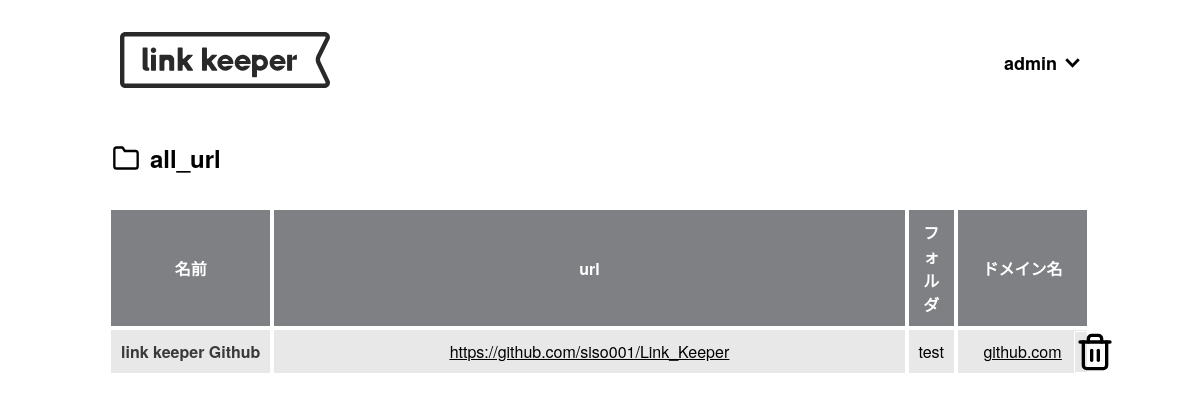
Page /userpage/allurl (signed in) on the committed database.
### model.py (models this page shows, shortened)
class User(db.Model, UserMixin):
    __tablename__ = 'user'
    user_id = db.Column(db.Integer, primary_key=True, autoincrement=True)
    username = db.Column(db.String(255), nullable=False)
    email = db.Column(db.String(255), nullable=False, unique=True)
    password = db.Column(db.String(255), nullable=False)

class Url(db.Model):
    __tablename__ = 'url'
    user_id = db.Column(db.Integer, db.ForeignKey('user.user_id'), nullable=False)
    url_id = db.Column(db.Integer, primary_key=True, autoincrement=True)
    url = db.Column(db.String(2550), nullable=False)
    url_name = db.Column(db.String(255), nullable=False)
    domain = db.Column(db.String(255), nullable=False)
    folder_id = db.Column(db.Integer, db.ForeignKey('folder.folder_id', ondelete='CASCADE'), nullable=False)

class Folder(db.Model):
    __tablename__ = 'folder'
    folder_id = db.Column(db.Integer, primary_key=True, autoincrement=True)
    user_id = db.Column(db.Integer, db.ForeignKey('user.user_id'), nullable=False)
    folder_name = db.Column(db.String(255), nullable=False)
    folder_color_id = db.Column(db.Integer, db.ForeignKey('folder_color.folder_color_id'), nullable=False)
    folder_color = db.relationship('FolderColor', backref='folders')
    urls = db.relationship('Url', backref='folder', cascade="all, delete-orphan", lazy='dynamic')
    __table_args__ = (db.UniqueConstraint('user_id', 'folder_name', name='unique_folder_name_per_user'),)

### routes.py (the view, shortened to what this page needs)
@app.route('/userpage/allurl', endpoint='allurl', methods=['GET', 'POST'])
def view_all_urls():
    if request.method == 'GET':
        from model import Folder, Url
        folder_name = "all_url"
        all_urls = db.session.query(Url, Folder.folder_name).outerjoin(Folder, Url.folder_id == Folder.folder_id).filter(Url.user_id == current_user.user_id).all()
        if all_urls:
            color = "gray"
            return render_template('views_all_url.html', folder=folder, urls=all_urls, color=color, folder_name=folder_name)
        else:
            return "Folder not found", 404

### routes.py (called while the page is built)
@login_manager.user_loader
def load_user(user_id):
    from model import User
    return User.query.get(int(user_id))

### templates/views_all_url.html
{% extends "header.html" %}
{% block content %}
    <main>
        <div class="folder_urls">
            <div class="folder_title">
                <div class="before"></div>
                <h1>{{ folder_name }}</h1>
            </div>
            <table>
                <tr>
                    <th class="{{ color }}">名前</th>
                    <th class="{{ color }} url">url</th>
                    <th class="{{ color }}">フォルダ</th>
                    <th class="{{ color }}">ドメイン名</th>
                </tr>
                {% for url, folder_name in urls %}
                <tr class="urls_tr">
                    <td class="name">{{ url.url_name }}</td>
                    <td class="url"><div class="url-content"><a href="{{ url.url }}" target="_blank" rel="noopener noreferrer">{{ url.url }}</a></div></td>
                    <td class="folder"><a target="_blank" rel="noopener noreferrer">{{ folder_name or 'No Folder' }}</a></td>
                    <td class="domain"><div class="url-content"><a href="http://{{ url.domain }}" target="_blank" rel="noopener noreferrer">{{ url.domain }}</a></div></td>
                    <td class="after" data-url-id="{{ url.url_id }}"></td>
                </tr>
                {% endfor %}
            </table>
        </div>
    </main>
{% endblock %}

### templates/header.html (shortened to what this page needs)
<!DOCTYPE html>
<html lang="ja">
<head>
    <link rel="stylesheet" href="https://cdn.jsdelivr.net/npm/destyle.css@3.0.2/destyle.css">
    <link href="{{ url_for('static', filename='css/style.css') }}" rel="stylesheet" />
</head>
</html>
<body>
    <header class="header wrapper">
        <a class="logo" href="{{ url_for('index') }}">
            <img  src="{{ url_for('static', filename='img/Link-keeper.svg') }}">
        </a>
        <a class="user">
            {% if current_user.is_authenticated %}
                <h2>{{ current_user.username }}</h2>
            {% else %}
                <h2>Guest</h2>
            {% endif %}
        <img src="{{ url_for('static', filename='img/arrow.svg') }}">
        </a>
    </header>
    {% block content %}
    {% endblock %}
</body>
</html>

### static/css/style.css (style rules this page uses)
:root { --red: #BF3131; --yellow: #F6AE2D; --blue: #21BBEC; --green: #60D286; --gray: #7E8083; }
.backgroundcolor-gray { background: var(--gray); }
body { margin: 0px; padding: 0px; }
h1, h2 { font-weight: bold; }
.wrapper { margin: 32px 120px; }
input, ul, li, h2 { margin: 0; padding: 0; background: none; border: none; border-radius: 0; outline: none; -webkit-appearance: none; -moz-appearance: none; appearance: none; list-style: none; }
.logo img { height: 56px; width: auto; }
.user img { height: 10px; width: auto; margin-left: 8px; }
.user h2 { font-size: 18px; }
.user { align-items: center; display: flex; position: absolute; right: 0; text-decoration: none; color: black; transition: 0.4s; justify-content: center; align-items: center; }
.header { display: flex; align-items: center; position:relative; z-index: 10; }
.folder_urls { margin: 100px auto; width: auto; }
.folder_urls h1 { display: inline-block; font-size: 24px; width: auto; }
.folder_urls .before { width: 28px; height: 28px; background-image: url("../img/folder.svg"); background-size: contain; vertical-align: middle; margin-right: 10px; }
.folder_title { display: flex; align-items: center; margin: 8px 10px 16px 4px; }
.folder_urls { width: 82%; margin: 0 auto; }
.folder_urls table { text-align: center; border-collapse: separate; width: 100%; }
.folder_urls table th { padding: 10px; border: solid 1px #ffffff; color: #ffffff; }
.folder_urls table td { padding: 10px; border: solid 1px #ffffff; white-space: nowrap; overflow: hidden; }
.folder_urls table td:not(.after) { background: #e8e8e8; }
.url { width: 75%; max-width: 0.1em; overflow: hidden; }
.name { color: #393939; font-weight: bolder; }
.domain { width: 15%; max-width: 0.1em; overflow: hidden; }
.folder { max-width: 8%; }
.url-content { text-decoration: underline; }
.url-content { display: block; overflow-x: auto; white-space: nowrap; -ms-overflow-style: none; scrollbar-width: none; }
.folder_urls a { color: #000; font-weight: 300; }
.urls_tr { position: relative; }
.after { width: 20px; height: 20px; background-image: url("../img/trash.svg"); background-size: contain; vertical-align: middle; position: absolute; right: -26px; top: 50%; transform: translateY(-50%); cursor: pointer; }

### rows in the picture
User: username "admin"
Url: url_name "link keeper Github", url "https://github.com/siso001/Link_Keeper", folder_name "test", domain "github.com"

### other values in the picture
{{ folder_name }} "all_url"
